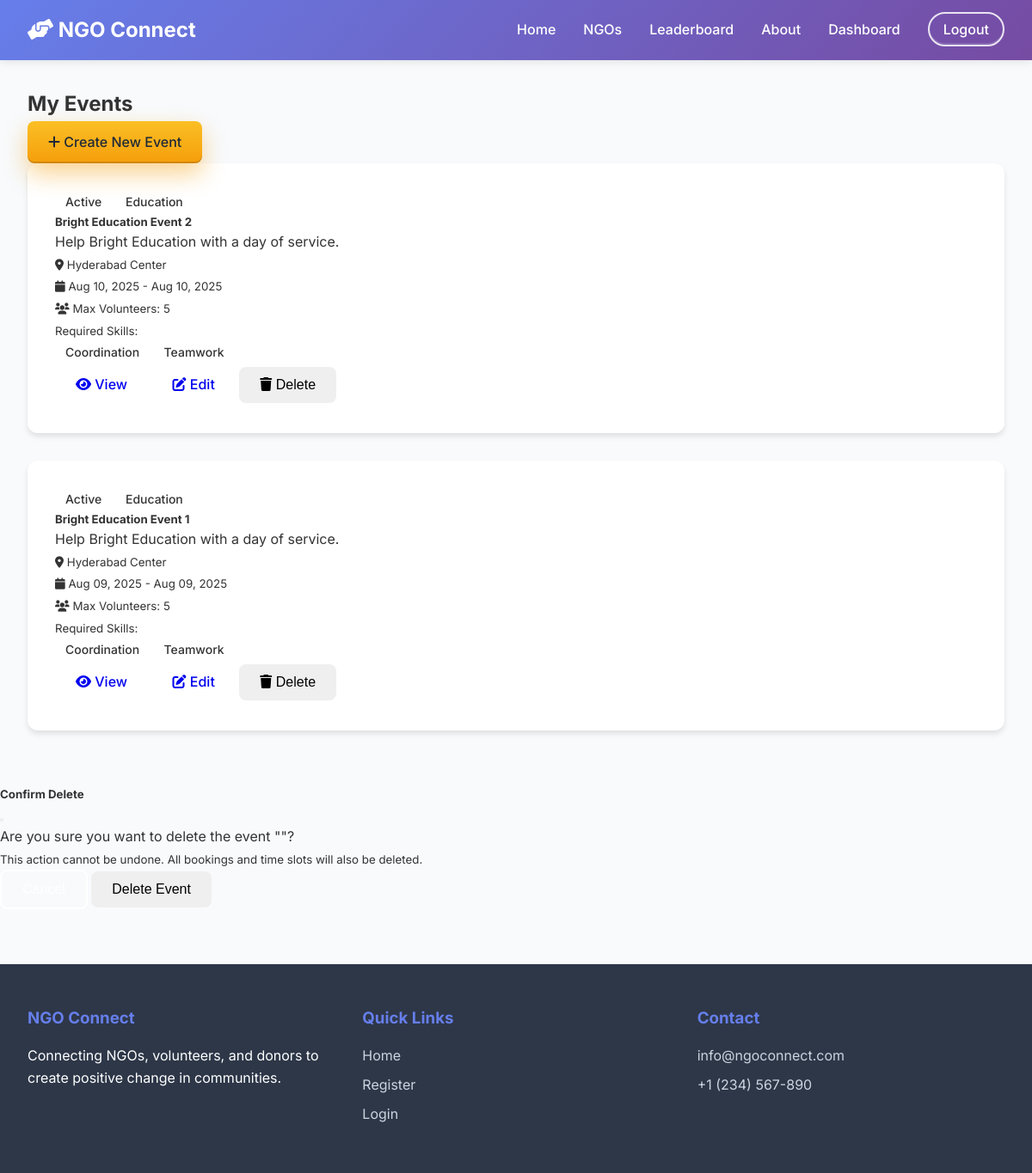
The app's page /ngo/events (signed in) with its own data.
### database/models.py (models this page shows)
class Event(db.Model):
    __tablename__ = 'events'
    id = db.Column(db.Integer, primary_key=True)
    ngo_id = db.Column(db.Integer, db.ForeignKey('ngos.id'), nullable=False, index=True)
    title = db.Column(db.String(100), nullable=False, index=True)
    description = db.Column(db.Text)
    location = db.Column(db.String(200))
    start_date = db.Column(db.DateTime, nullable=False, index=True)
    end_date = db.Column(db.DateTime, nullable=False, index=True)
    max_volunteers = db.Column(db.Integer)
    required_skills = db.Column(db.Text)  # JSON string
    category = db.Column(db.String(50), index=True)
    image = db.Column(db.String(200))
    status = db.Column(db.String(20), default='active', index=True)  # active, completed, cancelled
    is_active = db.Column(db.Boolean, default=True, index=True)
    created_at = db.Column(db.DateTime, default=datetime.utcnow, index=True)
    updated_at = db.Column(db.DateTime, default=datetime.utcnow, onupdate=datetime.utcnow)
    time_slots = db.relationship('TimeSlot', backref='event', lazy='dynamic', cascade='all, delete-orphan')
    bookings = db.relationship('Booking', backref='event', lazy='dynamic', cascade='all, delete-orphan')
    def get_required_skills(self):
        if self.required_skills:
            return json.loads(self.required_skills)
        return []

### app.py (the view)
@app.route('/ngo/events')
@login_required
def ngo_events():
    if current_user.role != 'ngo':
        flash('Access denied. NGO access required.', 'error')
        return redirect(url_for('dashboard'))
    ngo = NGO.query.filter_by(user_id=current_user.id).first()
    if not ngo:
        flash('NGO profile not found.', 'error')
        return redirect(url_for('dashboard'))
    events = Event.query.filter_by(ngo_id=ngo.id).order_by(Event.created_at.desc()).all()
    return render_template('ngo/events.html', events=events, ngo=ngo)

### app.py (called while the page is built)
@app.after_request
def add_security_headers(response):
    response.headers['X-Content-Type-Options'] = 'nosniff'
    response.headers['X-Frame-Options'] = 'DENY'
    response.headers['X-XSS-Protection'] = '1; mode=block'
    if os.environ.get('FLASK_ENV') == 'production':
        response.headers['Strict-Transport-Security'] = 'max-age=31536000; includeSubDomains'
    return response

@app.context_processor
def inject_csrf_token():
    return dict(csrf_token=generate_csrf)

@login_manager.user_loader
def load_user(user_id):
    return User.query.get(int(user_id))

### templates/ngo/events.html (shortened to what this page needs)
{% extends "base.html" %}
{% block content %}
<div class="container mt-4">
    <div class="row">
        <div class="col-12">
            <div class="d-flex justify-content-between align-items-center mb-4">
                <h2>My Events</h2>
                <a href="{{ url_for('ngo_create_event') }}" class="btn btn-primary">
                    <i class="fas fa-plus"></i> Create New Event
                </a>
            </div>
            {% if events %}
                <div class="row">
                    {% for event in events %}
                    <div class="col-md-6 col-lg-4 mb-4">
                        <div class="card h-100">
                            <div class="card-header d-flex justify-content-between align-items-center">
                                <span class="badge bg-{{ 'success' if event.is_active else 'secondary' }}">
                                    {{ 'Active' if event.is_active else 'Inactive' }}
                                </span>
                                <span class="badge bg-info">{{ event.category }}</span>
                            </div>
                            <div class="card-body">
                                <h5 class="card-title">{{ event.title }}</h5>
                                <p class="card-text text-muted">{{ event.description[:100] }}{% if event.description|length > 100 %}...{% endif %}</p>
                                <div class="mb-3">
                                    <small class="text-muted">
                                        <i class="fas fa-map-marker-alt"></i> {{ event.location }}<br>
                                        <i class="fas fa-calendar"></i> {{ event.start_date.strftime('%b %d, %Y') }} - {{ event.end_date.strftime('%b %d, %Y') }}<br>
                                        <i class="fas fa-users"></i> Max Volunteers: {{ event.max_volunteers }}
                                    </small>
                                </div>
                                {% if event.required_skills %}
                                <div class="mb-3">
                                    <small class="text-muted">Required Skills:</small><br>
                                    {% for skill in event.get_required_skills() %}
                                        <span class="badge bg-light text-dark me-1">{{ skill }}</span>
                                    {% endfor %}
                                </div>
                                {% endif %}
                            </div>
                            <div class="card-footer">
                                <div class="btn-group w-100" role="group">
                                    <a href="{{ url_for('ngo_view_event', event_id=event.id) }}" class="btn btn-outline-primary btn-sm">
                                        <i class="fas fa-eye"></i> View
                                    </a>
                                    <a href="{{ url_for('ngo_edit_event', event_id=event.id) }}" class="btn btn-outline-warning btn-sm">
                                        <i class="fas fa-edit"></i> Edit
                                    </a>
                                    <button type="button" class="btn btn-outline-danger btn-sm"
                                            onclick="confirmDelete({{ event.id }}, '{{ event.title }}')">
                                        <i class="fas fa-trash"></i> Delete
                                    </button>
                                </div>
                            </div>
                        </div>
                    </div>
                    {% endfor %}
                </div>
            {% endif %}
        </div>
    </div>
</div>
<div class="modal fade" id="deleteModal" tabindex="-1">
    <div class="modal-dialog">
        <div class="modal-content">
            <div class="modal-header">
                <h5 class="modal-title">Confirm Delete</h5>
                <button type="button" class="btn-close" data-bs-dismiss="modal"></button>
            </div>
            <div class="modal-body">
                <p>Are you sure you want to delete the event ""?</p>
                <p class="text-danger"><small>This action cannot be undone. All bookings and time slots will also be deleted.</small></p>
            </div>
            <div class="modal-footer">
                <button type="button" class="btn btn-secondary" data-bs-dismiss="modal">Cancel</button>
                <form id="deleteForm" method="POST" style="display: inline;">
                    <button type="submit" class="btn btn-danger">Delete Event</button>
                </form>
            </div>
        </div>
    </div>
</div>
{% endblock %}

### templates/base.html (style rules this page uses)
:root { --brand-primary: #6d28d9; --brand-secondary: #f472b6; --brand-amber: #f59e0b; --ink-900: #0f172a; --ink-700: #334155; --surface: #ffffff; }
* { margin: 0; padding: 0; box-sizing: border-box; }
body { font-family: 'Inter', sans-serif; line-height: 1.6; color: #333; background-color: #f8fafc; }
.container { max-width: 1200px; margin: 0 auto; padding: 2rem; }
.btn { display: inline-block; padding: 0.75rem 1.5rem; border-radius: 8px; text-decoration: none; font-weight: 500; transition: all 0.3s; border: none; cursor: pointer; font-size: 1rem; }
.btn-primary { background: linear-gradient(180deg, #fbbf24, #f59e0b); color: #1f2937; box-shadow: 0 12px 28px rgba(245, 158, 11, 0.45), inset 0 -2px 0 rgba(0,0,0,0.15); }
.btn-secondary { background: transparent; color: white; border: 2px solid white; }
.card { background: white; border-radius: 12px; padding: 2rem; box-shadow: 0 4px 6px rgba(0,0,0,0.1); margin-bottom: 2rem; }
.badge { padding: 0.25rem 0.75rem; border-radius: 20px; font-size: 0.875rem; font-weight: 500; }

### records on screen
Event: is_active "Active", category "Education", title "Bright Education Event 2", description "Help Bright Education with a day of service.", location "Hyderabad Center", start_date "Aug 10, 2025", end_date "Aug 10, 2025", max_volunteers "5", get_required_skills "Coordination" "Teamwork"
Event: is_active "Active", category "Education", title "Bright Education Event 1", description "Help Bright Education with a day of service.", location "Hyderabad Center", start_date "Aug 09, 2025", end_date "Aug 09, 2025", max_volunteers "5", get_required_skills "Coordination" "Teamwork"
